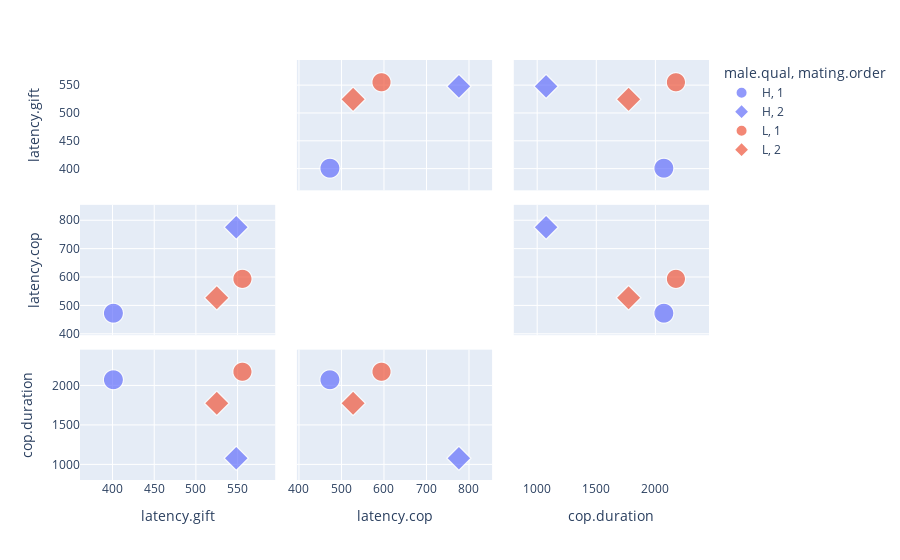
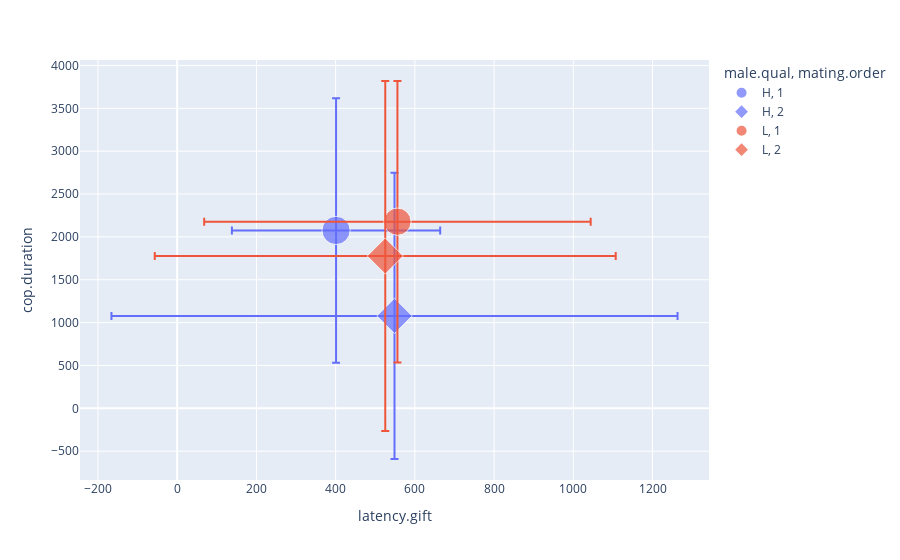
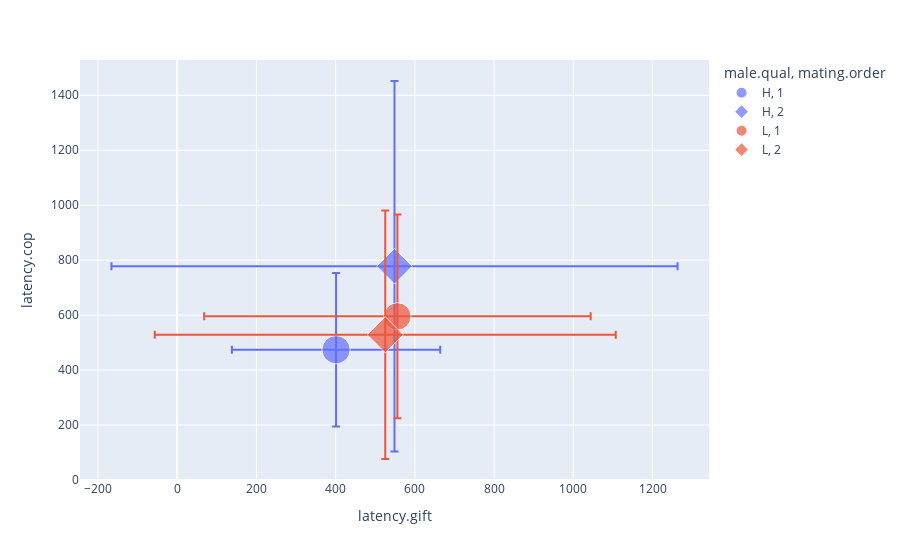
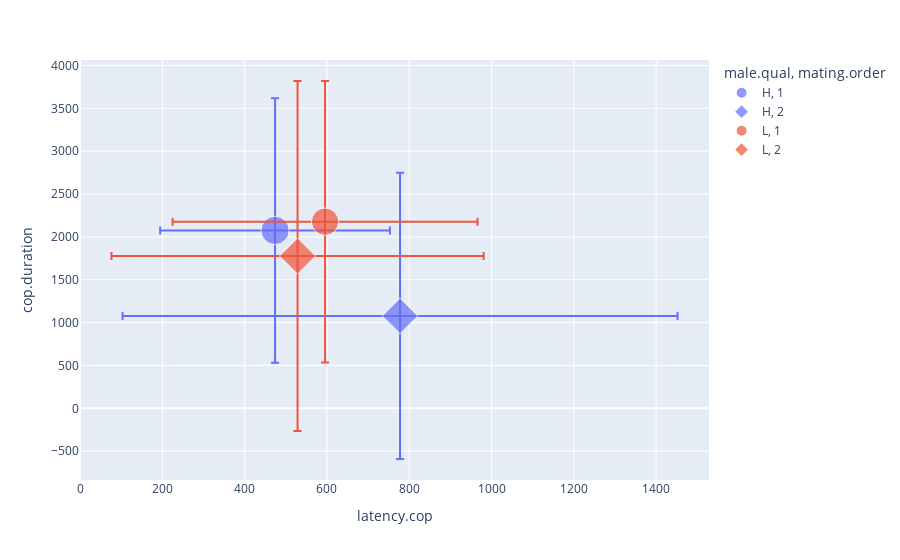

Notebook code for these charts, in order:
### Code cell
fig = px.scatter_matrix(groupcontinous, dimensions=["latency.gift", "latency.cop", "cop.duration"], color="male.qual", symbol="mating.order", size="mating.success", )
fig.update_traces(diagonal_visible=False)
fig.show()
fig.write_html("matrix.html", include_plotlyjs="cdn")

fig = px.scatter(groupcontinous, x="latency.gift", y="cop.duration", color="male.qual", symbol="mating.order", size="mating.success", error_x = "latency.gift.std", error_y = "cop.duration.std")
fig.show()
fig.write_html("scattergiftduration.html", include_plotlyjs="cdn")
fig = px.scatter(groupcontinous, x="latency.gift", y="latency.cop", color="male.qual", symbol="mating.order", size="mating.success", error_x = "latency.gift.std", error_y = "latency.cop.std")
fig.show()
fig.write_html("scattergiftlatcop.html", include_plotlyjs="cdn")
fig = px.scatter(groupcontinous, x="latency.cop", y="cop.duration", color="male.qual", symbol="mating.order", size="mating.success", error_x = "latency.cop.std", error_y = "cop.duration.std")
fig.show()
fig.write_html("scatterlatcopduration.html", include_plotlyjs="cdn")

### Figure 1 — Plotly figure (JSON) as saved in the notebook; plotly's stock layout.template omitted (floating-point values rounded to 4 significant figures)
{"data": [{"diagonal": {"visible": false}, "dimensions": [{"axis": {"matches": true}, "label": "latency.gift", "values": [401.1]}, {"axis": {"matches": true}, "label": "latency.cop", "values": [473.8]}, {"axis": {"matches": true}, "label": "cop.duration", "values": [2075.0]}], "hovertemplate": "male.qual=H<br>mating.order=1<br>mating.success=%{marker.size}<br>%{xaxis.title.text}=%{x}<br>%{yaxis.title.text}=%{y}<extra></extra>", "legendgroup": "H, 1", "marker": {"color": "#636efa", "size": [30], "sizemode": "area", "sizeref": 0.075, "symbol": "circle"}, "name": "H, 1", "showlegend": true, "type": "splom"}, {"diagonal": {"visible": false}, "dimensions": [{"axis": {"matches": true}, "label": "latency.gift", "values": [548.6]}, {"axis": {"matches": true}, "label": "latency.cop", "values": [777.6]}, {"axis": {"matches": true}, "label": "cop.duration", "values": [1078.0]}], "hovertemplate": "male.qual=H<br>mating.order=2<br>mating.success=%{marker.size}<br>%{xaxis.title.text}=%{x}<br>%{yaxis.title.text}=%{y}<extra></extra>", "legendgroup": "H, 2", "marker": {"color": "#636efa", "size": [28], "sizemode": "area", "sizeref": 0.075, "symbol": "diamond"}, "name": "H, 2", "showlegend": true, "type": "splom"}, {"diagonal": {"visible": false}, "dimensions": [{"axis": {"matches": true}, "label": "latency.gift", "values": [556]}, {"axis": {"matches": true}, "label": "latency.cop", "values": [595.3]}, {"axis": {"matches": true}, "label": "cop.duration", "values": [2177.0]}], "hovertemplate": "male.qual=L<br>mating.order=1<br>mating.success=%{marker.size}<br>%{xaxis.title.text}=%{x}<br>%{yaxis.title.text}=%{y}<extra></extra>", "legendgroup": "L, 1", "marker": {"color": "#EF553B", "size": [28], "sizemode": "area", "sizeref": 0.075, "symbol": "circle"}, "name": "L, 1", "showlegend": true, "type": "splom"}, {"diagonal": {"visible": false}, "dimensions": [{"axis": {"matches": true}, "label": "latency.gift", "values": [525.2]}, {"axis": {"matches": true}, "label": "latency.cop", "values": [528.4]}, {"axis": {"matches": true}, "label": "cop.duration", "values": [1777.0]}], "hovertemplate": "male.qual=L<br>mating.order=2<br>mating.success=%{marker.size}<br>%{xaxis.title.text}=%{x}<br>%{yaxis.title.text}=%{y}<extra></extra>", "legendgroup": "L, 2", "marker": {"color": "#EF553B", "size": [29], "sizemode": "area", "sizeref": 0.075, "symbol": "diamond"}, "name": "L, 2", "showlegend": true, "type": "splom"}], "layout": {"dragmode": "select", "legend": {"itemsizing": "constant", "title": {"text": "male.qual, mating.order"}, "tracegroupgap": 0}, "margin": {"t": 60}}}

### Figure 2 — Plotly figure (JSON) as saved in the notebook; plotly's stock layout.template omitted (floating-point values rounded to 4 significant figures)
{"data": [{"error_x": {"array": [262.9]}, "error_y": {"array": [1543.0]}, "hovertemplate": "male.qual=H<br>mating.order=1<br>latency.gift=%{x}<br>cop.duration=%{y}<br>mating.success=%{marker.size}<extra></extra>", "legendgroup": "H, 1", "marker": {"color": "#636efa", "size": [30], "sizemode": "area", "sizeref": 0.075, "symbol": "circle"}, "mode": "markers", "name": "H, 1", "orientation": "v", "showlegend": true, "type": "scatter", "x": [401.1], "xaxis": "x", "y": [2075.0], "yaxis": "y"}, {"error_x": {"array": [714.6]}, "error_y": {"array": [1670.0]}, "hovertemplate": "male.qual=H<br>mating.order=2<br>latency.gift=%{x}<br>cop.duration=%{y}<br>mating.success=%{marker.size}<extra></extra>", "legendgroup": "H, 2", "marker": {"color": "#636efa", "size": [28], "sizemode": "area", "sizeref": 0.075, "symbol": "diamond"}, "mode": "markers", "name": "H, 2", "orientation": "v", "showlegend": true, "type": "scatter", "x": [548.6], "xaxis": "x", "y": [1078.0], "yaxis": "y"}, {"error_x": {"array": [487.9]}, "error_y": {"array": [1641.0]}, "hovertemplate": "male.qual=L<br>mating.order=1<br>latency.gift=%{x}<br>cop.duration=%{y}<br>mating.success=%{marker.size}<extra></extra>", "legendgroup": "L, 1", "marker": {"color": "#EF553B", "size": [28], "sizemode": "area", "sizeref": 0.075, "symbol": "circle"}, "mode": "markers", "name": "L, 1", "orientation": "v", "showlegend": true, "type": "scatter", "x": [556], "xaxis": "x", "y": [2177.0], "yaxis": "y"}, {"error_x": {"array": [581.9]}, "error_y": {"array": [2041.0]}, "hovertemplate": "male.qual=L<br>mating.order=2<br>latency.gift=%{x}<br>cop.duration=%{y}<br>mating.success=%{marker.size}<extra></extra>", "legendgroup": "L, 2", "marker": {"color": "#EF553B", "size": [29], "sizemode": "area", "sizeref": 0.075, "symbol": "diamond"}, "mode": "markers", "name": "L, 2", "orientation": "v", "showlegend": true, "type": "scatter", "x": [525.2], "xaxis": "x", "y": [1777.0], "yaxis": "y"}], "layout": {"legend": {"itemsizing": "constant", "title": {"text": "male.qual, mating.order"}, "tracegroupgap": 0}, "margin": {"t": 60}, "xaxis": {"anchor": "y", "domain": [0, 1], "title": {"text": "latency.gift"}}, "yaxis": {"anchor": "x", "domain": [0, 1], "title": {"text": "cop.duration"}}}}

### Figure 3 — Plotly figure (JSON) as saved in the notebook; plotly's stock layout.template omitted (floating-point values rounded to 4 significant figures)
{"data": [{"error_x": {"array": [262.9]}, "error_y": {"array": [279.2]}, "hovertemplate": "male.qual=H<br>mating.order=1<br>latency.gift=%{x}<br>latency.cop=%{y}<br>mating.success=%{marker.size}<extra></extra>", "legendgroup": "H, 1", "marker": {"color": "#636efa", "size": [30], "sizemode": "area", "sizeref": 0.075, "symbol": "circle"}, "mode": "markers", "name": "H, 1", "orientation": "v", "showlegend": true, "type": "scatter", "x": [401.1], "xaxis": "x", "y": [473.8], "yaxis": "y"}, {"error_x": {"array": [714.6]}, "error_y": {"array": [674.5]}, "hovertemplate": "male.qual=H<br>mating.order=2<br>latency.gift=%{x}<br>latency.cop=%{y}<br>mating.success=%{marker.size}<extra></extra>", "legendgroup": "H, 2", "marker": {"color": "#636efa", "size": [28], "sizemode": "area", "sizeref": 0.075, "symbol": "diamond"}, "mode": "markers", "name": "H, 2", "orientation": "v", "showlegend": true, "type": "scatter", "x": [548.6], "xaxis": "x", "y": [777.6], "yaxis": "y"}, {"error_x": {"array": [487.9]}, "error_y": {"array": [370.5]}, "hovertemplate": "male.qual=L<br>mating.order=1<br>latency.gift=%{x}<br>latency.cop=%{y}<br>mating.success=%{marker.size}<extra></extra>", "legendgroup": "L, 1", "marker": {"color": "#EF553B", "size": [28], "sizemode": "area", "sizeref": 0.075, "symbol": "circle"}, "mode": "markers", "name": "L, 1", "orientation": "v", "showlegend": true, "type": "scatter", "x": [556], "xaxis": "x", "y": [595.3], "yaxis": "y"}, {"error_x": {"array": [581.9]}, "error_y": {"array": [452.3]}, "hovertemplate": "male.qual=L<br>mating.order=2<br>latency.gift=%{x}<br>latency.cop=%{y}<br>mating.success=%{marker.size}<extra></extra>", "legendgroup": "L, 2", "marker": {"color": "#EF553B", "size": [29], "sizemode": "area", "sizeref": 0.075, "symbol": "diamond"}, "mode": "markers", "name": "L, 2", "orientation": "v", "showlegend": true, "type": "scatter", "x": [525.2], "xaxis": "x", "y": [528.4], "yaxis": "y"}], "layout": {"legend": {"itemsizing": "constant", "title": {"text": "male.qual, mating.order"}, "tracegroupgap": 0}, "margin": {"t": 60}, "xaxis": {"anchor": "y", "domain": [0, 1], "title": {"text": "latency.gift"}}, "yaxis": {"anchor": "x", "domain": [0, 1], "title": {"text": "latency.cop"}}}}

### Figure 4 — Plotly figure (JSON) as saved in the notebook; plotly's stock layout.template omitted (floating-point values rounded to 4 significant figures)
{"data": [{"error_x": {"array": [279.2]}, "error_y": {"array": [1543.0]}, "hovertemplate": "male.qual=H<br>mating.order=1<br>latency.cop=%{x}<br>cop.duration=%{y}<br>mating.success=%{marker.size}<extra></extra>", "legendgroup": "H, 1", "marker": {"color": "#636efa", "size": [30], "sizemode": "area", "sizeref": 0.075, "symbol": "circle"}, "mode": "markers", "name": "H, 1", "orientation": "v", "showlegend": true, "type": "scatter", "x": [473.8], "xaxis": "x", "y": [2075.0], "yaxis": "y"}, {"error_x": {"array": [674.5]}, "error_y": {"array": [1670.0]}, "hovertemplate": "male.qual=H<br>mating.order=2<br>latency.cop=%{x}<br>cop.duration=%{y}<br>mating.success=%{marker.size}<extra></extra>", "legendgroup": "H, 2", "marker": {"color": "#636efa", "size": [28], "sizemode": "area", "sizeref": 0.075, "symbol": "diamond"}, "mode": "markers", "name": "H, 2", "orientation": "v", "showlegend": true, "type": "scatter", "x": [777.6], "xaxis": "x", "y": [1078.0], "yaxis": "y"}, {"error_x": {"array": [370.5]}, "error_y": {"array": [1641.0]}, "hovertemplate": "male.qual=L<br>mating.order=1<br>latency.cop=%{x}<br>cop.duration=%{y}<br>mating.success=%{marker.size}<extra></extra>", "legendgroup": "L, 1", "marker": {"color": "#EF553B", "size": [28], "sizemode": "area", "sizeref": 0.075, "symbol": "circle"}, "mode": "markers", "name": "L, 1", "orientation": "v", "showlegend": true, "type": "scatter", "x": [595.3], "xaxis": "x", "y": [2177.0], "yaxis": "y"}, {"error_x": {"array": [452.3]}, "error_y": {"array": [2041.0]}, "hovertemplate": "male.qual=L<br>mating.order=2<br>latency.cop=%{x}<br>cop.duration=%{y}<br>mating.success=%{marker.size}<extra></extra>", "legendgroup": "L, 2", "marker": {"color": "#EF553B", "size": [29], "sizemode": "area", "sizeref": 0.075, "symbol": "diamond"}, "mode": "markers", "name": "L, 2", "orientation": "v", "showlegend": true, "type": "scatter", "x": [528.4], "xaxis": "x", "y": [1777.0], "yaxis": "y"}], "layout": {"legend": {"itemsizing": "constant", "title": {"text": "male.qual, mating.order"}, "tracegroupgap": 0}, "margin": {"t": 60}, "xaxis": {"anchor": "y", "domain": [0, 1], "title": {"text": "latency.cop"}}, "yaxis": {"anchor": "x", "domain": [0, 1], "title": {"text": "cop.duration"}}}}
